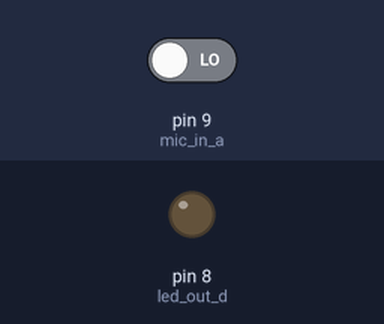
Recording of a sketch running on a simulated Arduino Uno, built with avr-gcc and run on an emulated ATmega328P. Shown: output pins drawn as LEDs (lit = HIGH). Dashed ring = blinking. The inputs (shaded band) are chosen by the test bench; at power-on: pin 9 (mic_in_a) LOW. What the sketch prints to the serial monitor is not drawn.

Above: at 1.2 s.
1.3 s: pin 9 (mic_in_a) driven HIGH
At 1.47 s:
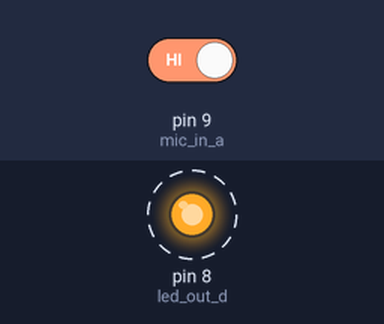
4.3 s: pin 9 (mic_in_a) driven LOW
At 5.2 s:
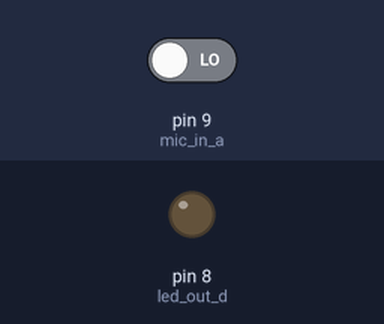
Timing chart, 0 to 7.3 s (numbered marks = the images above; inputs shaded):
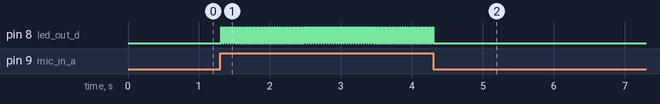

The sketch:

led_clap.ino
```cpp
const int mic_in_a = 9;
const int led_out_d = 8;

int mic_in_a_val = 0;
int led_is_on = 0;

void setup() {
  Serial.begin(9600);
  pinMode(mic_in_a, INPUT);
  pinMode(led_out_d, OUTPUT);
//  mic_in_a_val = digitalRead(mic_in_a);
}

void loop() {
  int new_reading = digitalRead(mic_in_a);

  if (new_reading > 0) {
    Serial.println("You clapped!");
    led_is_on = (led_is_on == 0) ? 1 : 0;
  }

  digitalWrite(led_out_d, led_is_on == 1 ? HIGH : LOW);

  Serial.println(new_reading);
}
```

Measured:
- after the input at 1.3 s, pin 8 (led_out_d): alternates HIGH for 0.02 s and LOW for 0.02 s, starting at once
- after the input at 4.3 s, pin 8 (led_out_d): goes on until 4.3 s, then stays LOW
